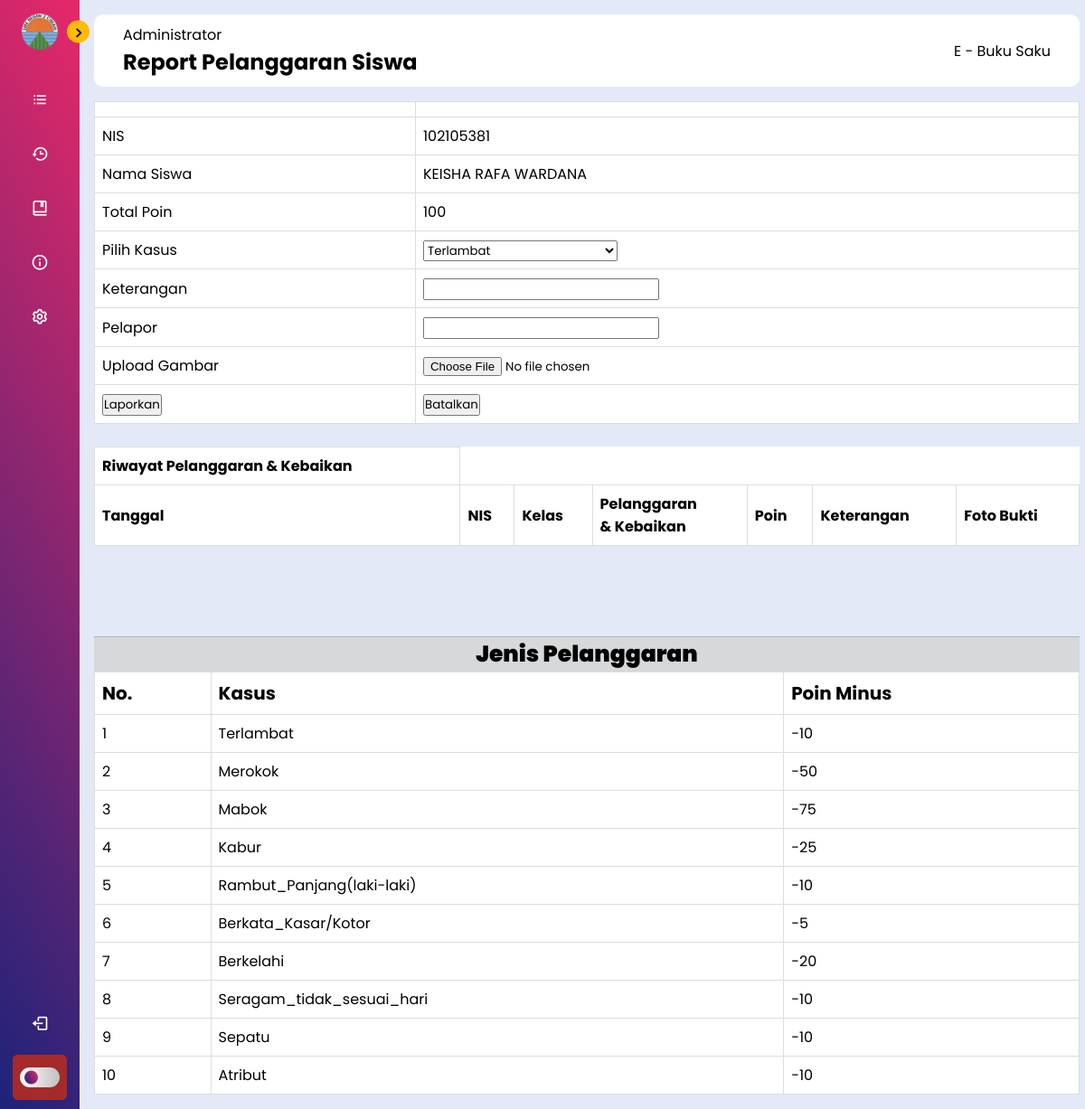
The app's page /High-Access/proses-kasus.php?id=102105381 (signed in) with its own data.
### tables this page shows
CREATE TABLE `siswa` (
  `nis` int(11) NOT NULL,
  `password` varchar(20) NOT NULL,
  `nama` varchar(100) NOT NULL,
  `tingkat` int(2) NOT NULL,
  `jurusan` varchar(30) NOT NULL,
  `kelas` varchar(2) NOT NULL,
  `jenis_kelamin` enum('L','P') NOT NULL,
  `poin` int(5) NOT NULL,
  `role` int(1) NOT NULL
);

CREATE TABLE `tb_kasus` (
  `id_kasus` int(3) NOT NULL,
  `jenis_kasus` varchar(50) NOT NULL,
  `poin` int(11) NOT NULL
);

### High-Access/proses-kasus.php (the view, shortened to what this page needs)
<!DOCTYPE html>
<html lang="en">
<head>
    <link rel="stylesheet" href="styleBar.css">
    <link href='https://unpkg.com/boxicons@2.1.4/css/boxicons.min.css' rel='stylesheet'>
    <link rel="stylesheet" href="https://cdnjs.cloudflare.com/ajax/libs/
    font-awesome/6.4.0/css/all.min.css">
    <link rel="stylesheet" href="https://cdn.datatables.net/1.13.7/css/jquery.dataTables.min.css">
</head>
<body>
        <?php
        include "koneksi.php";
        $id=$_GET['id'];
        $sql=mysqli_query($conn, "SELECT * FROM siswa WHERE nis=$id");
        $sql_kasus=mysqli_query($conn, "SELECT * FROM tb_kasus");
        ?>
    <nav class="sidebar close">
        <header>
            <div class="image-text">
                <span class="image">
                    <img src="../img/smkn2cmi.png" alt="logo">
                </span>
            </div>
            <i class='bx bx-chevron-right toggle'></i>
        </header>
        <div class="menu-bar">
        <div class="menu">
                <ul class="menu-link">
                    <li class="nav-link">
                        <a href="admin-buksak.php">
                            <i class='bx bx-list-ul icon'></i>
                        </a>
                    </li>
                    <li class="nav-link">
                        <a href="data-kasus.php">
                            <i class='bx bx-history icon'></i>
                        </a>
                    </li>
                    <li class="nav-link">
                        <a href="pedoman.php">
                            <i class='bx bx-book-bookmark icon'></i>
                        </a>
                    </li>
                    <li class="nav-link">
                        <a href="credit-buksak.php">
                        <i class='bx bx-info-circle icon'></i>
                        </a>
                    </li>
                    <li class="nav-link">
                        <a href="admin-settings.php">
                            <i class='bx bx-cog icon'></i>
                        </a>
                    </li>
                </ul>
            </div>
            <div class="bottom-content">
                <li class="">
                <a href="../index.php">
                        <i class='bx bx-log-out icon'></i>
                    </a>
                </li>
                <li class="mode">
                    <div class="moon-sun">
                    </div>
                    <div class="toggle-switch">
                        <span class="switch"></span>
                    </div>
                </li>
            </div>
        </div>
    </nav>
    <div class="main--content">
        <div class="header--wrapper">
            <div class="header--title">
                <span>Administrator</span>
                <h2>Report Pelanggaran Siswa</h2>
            </div>
            <div class="header--title">
                <span>E - Buku Saku</span>
            </div>
        </div>
  <div>
  <form action="proses.php" method="POST" enctype="multipart/form-data">
      <table>
      <tr>
                  <td></td>
                  <td><input type="hidden" name="id" value=<?=$id?>></td>
              </tr>
      <tr>
              <td>NIS</td>
              <td><?php foreach ($sql as $nis) :?><?=$nis["nis"]; ?><?php endforeach;?></td>
          </tr>
          <tr>
              <td>Nama Siswa</td>
              <td><?php foreach ($sql as $nama) :?><?=$nama["nama"]; ?><?php endforeach;?></td>
          </tr>
          <tr>
              <td>Total Poin</td>
              <td><?php foreach ($sql as $poin) :?><?=$poin["poin"]; ?><?php endforeach;?></td>
          </tr>
          <tr>
              <td>Pilih Kasus</td>
              <td>
              <select name="kasus">
                      <?php foreach ($sql_kasus as $row) :?>
                          <option value=<?= $row["jenis_kasus"];?>><?= $row["jenis_kasus"];?></option>
                          <?php endforeach;?>
                      </select>
              </td>
          </tr>
          <tr>
              <td>Keterangan</td>
              <td><input type="text" name="keterangan"></td>
          </tr>
          <tr>
              <td>Pelapor</td>
              <td><input type="text" name="pelapor"></td>
          </tr>
          <tr>
          <td>Upload Gambar</td>
          <td><input type="file" name="file"></td>
        </tr>
          <tr>
              <td><input type="submit" name="lapor" value="Laporkan" ?id=<?= $id?> onclick="return confirm ('Yakin untuk melaporkan?');"></td>
              <td><input type="submit" name="batalkan" value="Batalkan"></td>
          </tr>
      </table><br>
      <table>
        <tr>
          <td><b>Riwayat Pelanggaran & Kebaikan</b></td>
        </tr>
        <tr>
            <td><b>Tanggal</b></td>
            <td><b>NIS</b></td>
            <td><b>Kelas</b></td>
            <td><b>Pelanggaran <br> & Kebaikan</b></td>
            <td><b>Poin</b></td>
            <td><b>Keterangan</b></td>
            <td><b>Foto Bukti</b></td>
        </tr>
      </table>
      <?php
    include 'koneksi.php';
    $sql = "SELECT * FROM tb_kasus";
    $pelanggaran = mysqli_query($conn, $sql);
    ?>
      <div class="jenis-kasus">
      <p class="judul">Jenis Pelanggaran</p>
      <div class="row">
        <div>
          <table class="table-3 table table-striped" style="width: 100%;">
          <thead>
            <tr style="font-size: 20px;">
              <td><b>No.</b></td>
              <td><b>Kasus</b></td>
              <td><b>Poin Minus</b></td>
            </tr>
          </thead>
          <tbody>
            <?php foreach ($pelanggaran as $item) : ?>
                <tr>
                    <td><?= $item["id_kasus"];  ?></td>
                    <td><?= $item["jenis_kasus"];  ?></td>
                    <td>-<?= $item["poin"];  ?></td>
                </tr>
            <?php endforeach; ?>
          </tbody>
          </table>
        </div>
      </div>
  </form>
  </div>
        </div>
</body>
</html>

### High-Access/styleBar.css (style rules this page uses)
* { font-family: 'Poppins', sans-serif; margin: 0; padding: 0; box-sizing: border-box; }
:root { --body-color: #E4E9F7; --sidebar-color: linear-gradient(240deg, rgb(231, 40, 104),rgb(28, 35, 122)); --primary-color: rgb(255, 187, 0); --primary-color-light: brown; --toggle-color: linear-gradient(270deg, silver, white); --text-color: #fff; --tran-02: all .2s ease; --tran-03: all .3s ease; --tran-04: all .4s ease; --tran-05: all .5s ease; }
body { height: 100vh; background: var(--body-color); transition: var(--tran-05); }
.sidebar { position: fixed; top: 0; left: 0; height: 100%; width: 250px; padding: 10px 14px; background: var(--sidebar-color); transition: var(--tran-05); z-index: 100; }
.sidebar.close { width: 88px; }
.sidebar .image { min-width: 60px; display: flex; align-items: center; justify-content: center; }
.sidebar li { height: 50px; margin-top: 10px; list-style: none; display: flex; align-items: center; }
.sidebar li .icon { display: flex; align-items: center; justify-content: center; min-width: 60px; font-size: 20px; }
.sidebar li .icon, .sidebar li .text { color: var(--text-color); transition: var(--tran-02); }
.sidebar .image-text img { width: 40px; border-radius: 6px; }
.sidebar header { position: relative; }
.sidebar header .image-text { display: flex; align-items: center; }
.sidebar header .toggle { position: absolute; top: 50%; right: -25px; transform: translateY(-50%) rotate(180deg); height: 25px; width: 25px; background: var(--primary-color); display: flex; align-items: center; justify-content: center; border-radius: 50%; color: var(--sidebar-color); font-size: 22px; transition: var(--tran-02); }
.sidebar.close header .toggle { transform: translateY(-50%); }
.sidebar .menu { margin-top: 15px; }
.sidebar li a { height: 100%; width: 100%; display: flex; align-items: center; text-decoration: none; border-radius: 6px; transition: var(--tran-04); }
.sidebar .menu-bar { height: calc(100% - 50px); display: flex; flex-direction: column; justify-content: space-between; }
.menu-bar .mode { position: relative; border-radius: 6px; background: var(--primary-color-light); }
.menu-bar .mode .moon-sun { height: 50px; width: 60px; display: flex; align-items: center; }
.menu-bar .mode .toggle-switch { position: absolute; right: 0; display: flex; align-items: center; justify-content: center; height: 100%; min-width: 60px; cursor: pointer; border-radius: 6px; background: var(--primary-color-light); transition: var(--tran-05); }
.toggle-switch .switch { position: relative; height: 22px; width: 44px; border-radius: 25px; background: var(--toggle-color); transition: var(--tran-05); }
.switch::before { content: ''; position: absolute; height: 15px; width: 15px; border-radius: 50%; top: 50%; left: 5px; transform: translateY(-50%); background: var(--sidebar-color); transition: var(--tran-03); }
.main--content { position: relative; width: 93.5%; margin-left: 88px; padding: 1rem; }
.header--wrapper { display: flex; justify-content: space-between; align-items: center; flex-wrap: wrap; background: #fff; border-radius: 10px; padding: 10px 2rem; margin-bottom: 1rem; }
.header--title { color: linear-gradient(brown, chocolate); }
table { font-family: arial, sans-serif; border-collapse: collapse; width: 100%; background-color: white; }

### High-Access/proses-kasus.php (style rules this page uses)
td, th { border: 1px solid #dddddd; text-align: left; padding: 8px; }
.judul { background-color: #d7d8da; text-align: center; font-weight: 900; font-size: 25px; margin-top: 100px; margin-bottom: -1px; border-top: 1px solid #b5b6b7; border-bottom: 1px solid #b5b6b7; }

### records on screen
siswa: nis "102105381", nama "KEISHA RAFA WARDANA", poin "100"
tb_kasus: id_kasus "1", jenis_kasus "Terlambat", poin "10"
tb_kasus: id_kasus "2", jenis_kasus "Merokok", poin "50"
tb_kasus: id_kasus "3", jenis_kasus "Mabok", poin "75"
tb_kasus: id_kasus "4", jenis_kasus "Kabur", poin "25"
tb_kasus: id_kasus "5", jenis_kasus "Rambut_Panjang(laki-laki)", poin "10"
tb_kasus: id_kasus "6", jenis_kasus "Berkata_Kasar/Kotor", poin "5"
tb_kasus: id_kasus "7", jenis_kasus "Berkelahi", poin "20"
tb_kasus: id_kasus "8", jenis_kasus "Seragam_tidak_sesuai_hari", poin "10"
tb_kasus: id_kasus "9", jenis_kasus "Sepatu", poin "10"
tb_kasus: id_kasus "10", jenis_kasus "Atribut", poin "10"

### other values on screen
form field kasus "Terlambat"
